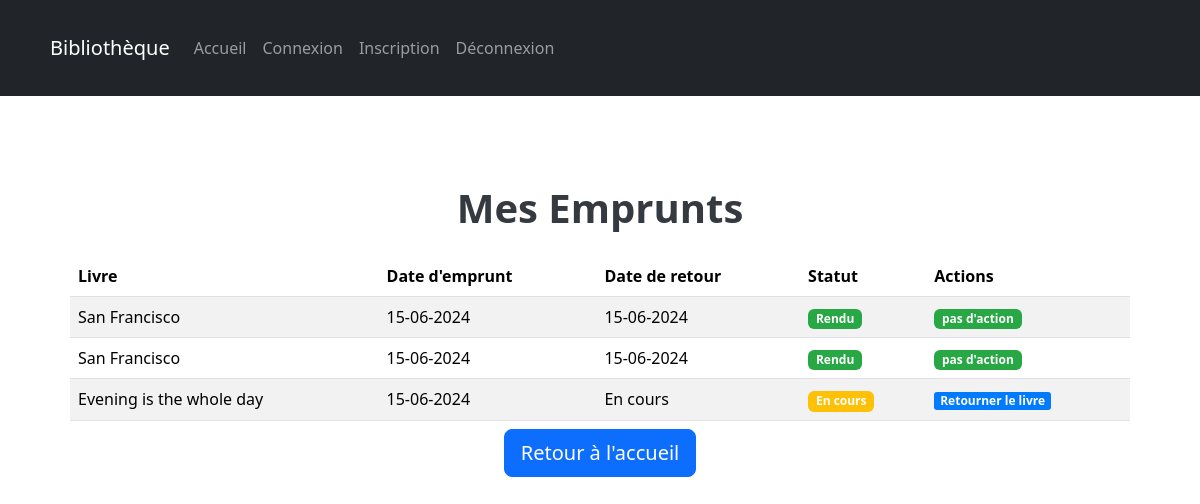
/mes_emprunts (signed in), run on an earlier commit of the app's database.
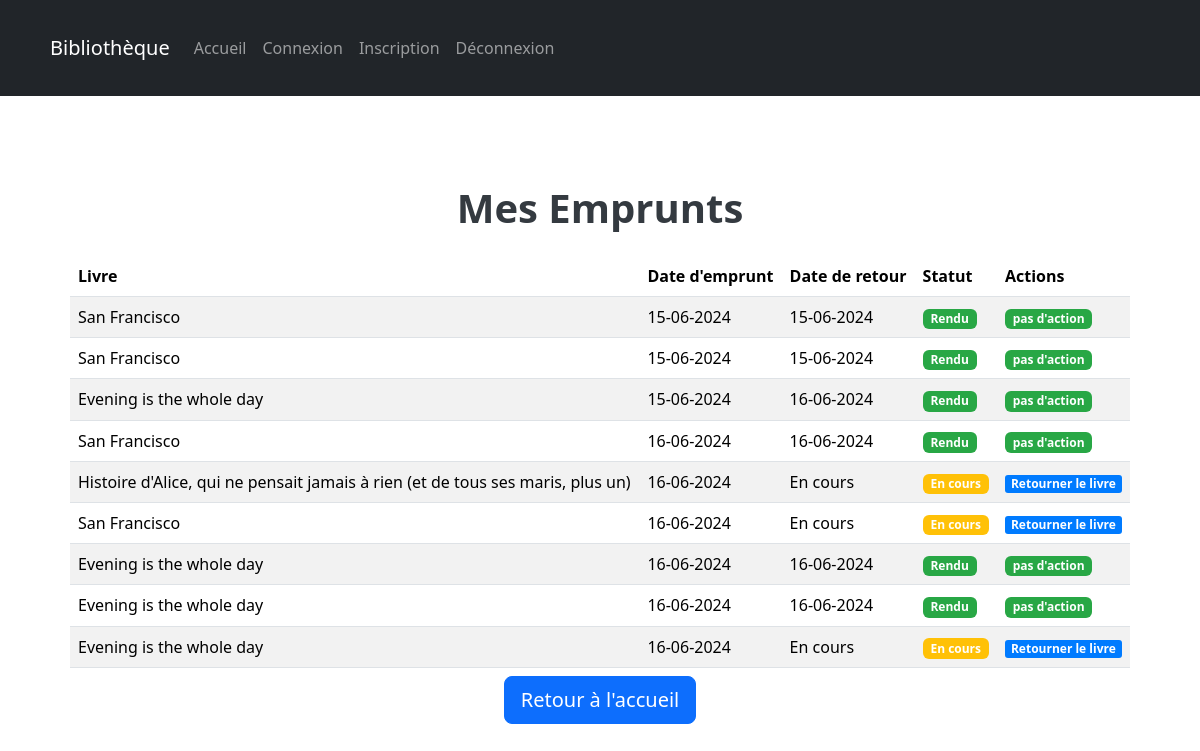
And on a later commit of the database.
### app.py (models this page shows)
class Emprunt(db.Model):
    id = db.Column(db.Integer, primary_key=True)
    utilisateur_id = db.Column(db.Integer, db.ForeignKey('utilisateur.id'), nullable=False)
    livre_id = db.Column(db.Integer, db.ForeignKey('livre.id'), nullable=False)
    date_emprunt = db.Column(db.DateTime, nullable=False)
    duree_emprunt = db.Column(db.Integer, nullable=False)
    date_retour = db.Column(db.DateTime)

class Livre(db.Model):
    id = db.Column(db.Integer, primary_key=True)
    titre = db.Column(db.String(100), nullable=False)
    auteur = db.Column(db.String(100), nullable=False)
    genre = db.Column(db.String(50), nullable=False)
    annee_publication = db.Column(db.Integer, nullable=False)
    description = db.Column(db.Text, nullable=True)
    quantite = db.Column(db.Integer, default=1, nullable=False)
    image_url = db.Column(db.String(200), nullable=True)
    emprunts = db.relationship('Emprunt', backref='livre', lazy=True)

### app.py (the view)
@app.route('/mes_emprunts')
@login_required
@role_required(is_SuperUser_required=False)
def mes_emprunts():
    emprunts = Emprunt.query.filter_by(utilisateur_id=current_user.id).all()
    return render_template('mes_emprunts.html', emprunts=emprunts)

### app.py (called while the page is built)
@login_manager.user_loader
def load_user(user_id):
    return Utilisateur.query.get(int(user_id))

def role_required(is_SuperUser_required):
    def decorator(f):
        @wraps(f)
        def decorated_function(*args, **kwargs):
            if not current_user.is_authenticated:
                return redirect(url_for('connexion'))
            if is_SuperUser_required and not current_user.is_SuperUser:
                return redirect(url_for('accueil'))
            if not is_SuperUser_required and current_user.is_SuperUser:
                return redirect(url_for('accueil_admin'))
            return f(*args, **kwargs)
        return decorated_function
    return decorator

### templates/mes_emprunts.html (shortened to what this page needs)
{% extends 'layout.html' %}
{% block content %}
<div class="container mt-4">
    <h1 class="text-center mb-4">Mes Emprunts</h1>
    <div class="table-responsive">
        <table class="table table-striped table-hover custom-table">
            <thead class="thead-dark">
                <tr>
                    <th scope="col">Livre</th>
                    <th scope="col">Date d'emprunt</th>
                    <th scope="col">Date de retour</th>
                    <th scope="col">Statut</th>
                    <th scope="col">Actions</th>
                </tr>
            </thead>
            <tbody>
                {% for emprunt in emprunts %}
                <tr>
                    <td>{{ emprunt.livre.titre }}</td>
                    <td>{{ emprunt.date_emprunt.strftime('%d-%m-%Y') }}</td>
                    <td>{% if emprunt.date_retour %}{{ emprunt.date_retour.strftime('%d-%m-%Y') }}{% else %}En cours{% endif %}</td>
                    <td>
                        <span class="badge {% if emprunt.date_retour %}badge-success{% else %}badge-warning{% endif %}">
                            {% if emprunt.date_retour %}
                                Rendu
                            {% else %}
                                En cours
                            {% endif %}
                        </span>
                    </td>
                    <td>
                        {% if not emprunt.date_retour %}
                        <a href="{{ url_for('retour_emprunt', id=emprunt.id) }}" class="badge badge-primary action-link">Retourner le livre</a>
                        {% else %}
                        <span class="badge badge-success">pas d'action</span>
                        {% endif %}
                    </td>
                </tr>
                {% endfor %}
            </tbody>
        </table>
        <div class="text-center">
            <a href="{{ url_for('accueil') }}" class="btn btn-primary btn-lg mt-2">Retour à l'accueil</a>
        </div>
    </div>
</div>
{% endblock %}

What changed in the data, as far as the page shows it:
changed Emprunt (number 3 of 9 on the later page): date_retour (not shown) → "16-06-2024"; date_retour "En cours En cours Retourner le livre" → "Rendu pas d'action"
added Emprunt: livre.titre "San Francisco", date_emprunt "16-06-2024", date_retour "16-06-2024", shows "Rendu", shows "pas d'action"
added Emprunt: livre.titre "Histoire d'Alice, qui ne pensait jamais à rien (et de tous ses maris, plus un)", date_emprunt "16-06-2024", shows "En cours"
added Emprunt: livre.titre "San Francisco", date_emprunt "16-06-2024", shows "En cours"
added Emprunt: livre.titre "Evening is the whole day", date_emprunt "16-06-2024", date_retour "16-06-2024", shows "Rendu", shows "pas d'action"
added Emprunt: livre.titre "Evening is the whole day", date_emprunt "16-06-2024", date_retour "16-06-2024", shows "Rendu", shows "pas d'action"
added Emprunt: livre.titre "Evening is the whole day", date_emprunt "16-06-2024", shows "En cours"
